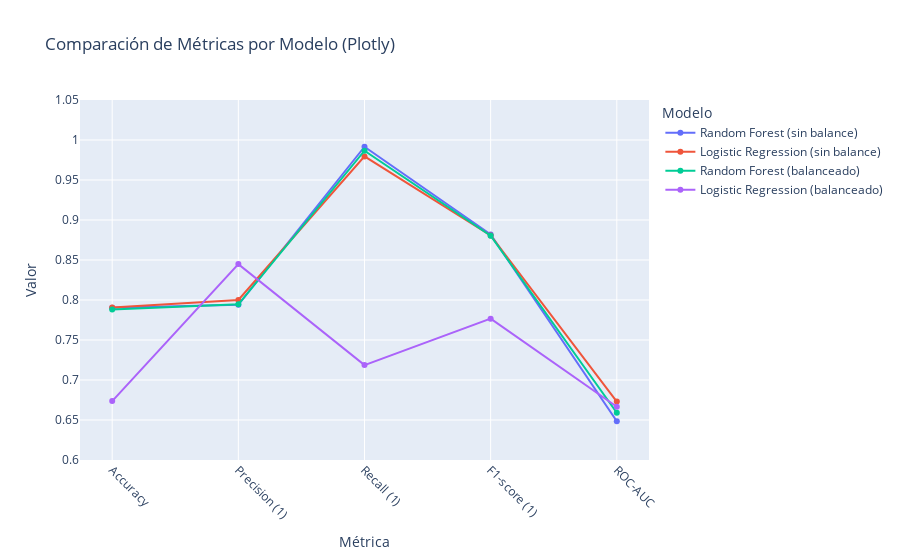

Notebook source saved alongside this figure:
### Code cell
import plotly.express as px
import os

# Ensure the output directory exists
output_dir = "docs/assets/charts"
os.makedirs(output_dir, exist_ok=True)

# Create the interactive line plot using Plotly Express
fig = px.line(
    plot_df_line,
    x='Métrica',
    y='Valor',
    color='Modelo',
    markers=True,
    title='Comparación de Métricas por Modelo (Plotly)',
    labels={
        'Métrica': 'Métrica',
        'Valor': 'Valor'
    }
)

# Customize layout
fig.update_layout(
    yaxis_range=[0.6, 1.05], # Adjusted y-axis range to zoom in on values
    xaxis_title='Métrica',
    yaxis_title='Valor',
    legend_title='Modelo',
    hovermode='x unified' # Enable unified hover for better comparison
)

fig.update_xaxes(tickangle=45)

# Save the plot as an HTML file
plotly_output_path = f"{output_dir}/model_metrics_comparison_plotly.html"
fig.write_html(plotly_output_path)

# Display the plot
fig.show()

### Figure 1 — Plotly figure (JSON) as saved in the notebook; plotly's stock layout.template omitted (floating-point values rounded to 4 significant figures)
{"data": [{"hovertemplate": "Modelo=Random Forest (sin balance)<br>Métrica=%{x}<br>Valor=%{y}<extra></extra>", "legendgroup": "Random Forest (sin balance)", "line": {"color": "#636efa", "dash": "solid"}, "marker": {"symbol": "circle"}, "mode": "lines+markers", "name": "Random Forest (sin balance)", "orientation": "v", "showlegend": true, "type": "scatter", "x": ["Accuracy", "Precision (1)", "Recall (1)", "F1-score (1)", "ROC-AUC"], "xaxis": "x", "y": [0.7903, 0.794, 0.9916, 0.8819, 0.6485], "yaxis": "y"}, {"hovertemplate": "Modelo=Logistic Regression (sin balance)<br>Métrica=%{x}<br>Valor=%{y}<extra></extra>", "legendgroup": "Logistic Regression (sin balance)", "line": {"color": "#EF553B", "dash": "solid"}, "marker": {"symbol": "circle"}, "mode": "lines+markers", "name": "Logistic Regression (sin balance)", "orientation": "v", "showlegend": true, "type": "scatter", "x": ["Accuracy", "Precision (1)", "Recall (1)", "F1-score (1)", "ROC-AUC"], "xaxis": "x", "y": [0.7906, 0.8001, 0.9795, 0.8807, 0.673], "yaxis": "y"}, {"hovertemplate": "Modelo=Random Forest (balanceado)<br>Métrica=%{x}<br>Valor=%{y}<extra></extra>", "legendgroup": "Random Forest (balanceado)", "line": {"color": "#00cc96", "dash": "solid"}, "marker": {"symbol": "circle"}, "mode": "lines+markers", "name": "Random Forest (balanceado)", "orientation": "v", "showlegend": true, "type": "scatter", "x": ["Accuracy", "Precision (1)", "Recall (1)", "F1-score (1)", "ROC-AUC"], "xaxis": "x", "y": [0.7881, 0.7947, 0.9866, 0.8803, 0.659], "yaxis": "y"}, {"hovertemplate": "Modelo=Logistic Regression (balanceado)<br>Métrica=%{x}<br>Valor=%{y}<extra></extra>", "legendgroup": "Logistic Regression (balanceado)", "line": {"color": "#ab63fa", "dash": "solid"}, "marker": {"symbol": "circle"}, "mode": "lines+markers", "name": "Logistic Regression (balanceado)", "orientation": "v", "showlegend": true, "type": "scatter", "x": ["Accuracy", "Precision (1)", "Recall (1)", "F1-score (1)", "ROC-AUC"], "xaxis": "x", "y": [0.6737, 0.8449, 0.7186, 0.7767, 0.6666], "yaxis": "y"}], "layout": {"hovermode": "x unified", "legend": {"title": {"text": "Modelo"}, "tracegroupgap": 0}, "title": {"text": "Comparación de Métricas por Modelo (Plotly)"}, "xaxis": {"anchor": "y", "domain": [0, 1], "tickangle": 45, "title": {"text": "Métrica"}}, "yaxis": {"anchor": "x", "domain": [0, 1], "range": [0.6, 1.05], "title": {"text": "Valor"}}}}
